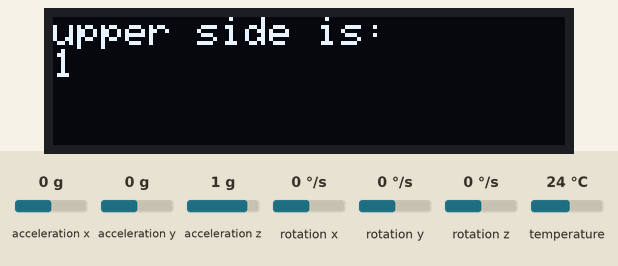
The sketch below on a simulated Arduino Uno, built with avr-gcc and run on an emulated ATmega328P. On the bench: 128×32 one-colour display. The inputs (shaded band) are chosen by the test bench; at power-on: acceleration x 0 g, acceleration y 0 g, acceleration z 1 g, rotation x 0 °/s, rotation y 0 °/s, rotation z 0 °/s, temperature 24 °C. The display library's start-up logo is not drawn; what the sketch prints to the serial monitor is not drawn.

Above: at 4.2 s.
4.3 s: acceleration x set to -0.2 g
Timing chart, 0 to 7.3 s (numbered marks = the images above; inputs shaded):
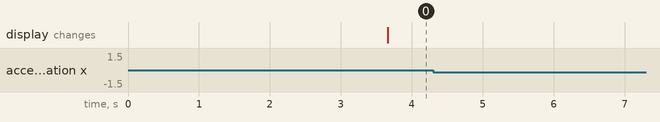

The sketch:

MPU6050_oled.ino
```cpp
#include <Adafruit_MPU6050.h>
#include <Adafruit_SSD1306.h>
#include <Adafruit_Sensor.h>

Adafruit_MPU6050 mpu;
Adafruit_SSD1306 display = Adafruit_SSD1306(128, 32, &Wire);

#include "OrientationManager.h"
OrientationManager orientationManager;


void setup() {
  Serial.begin(9600);
  // while (!Serial);
  Serial.println("MPU6050 OLED demo");

  if (!mpu.begin()) {
    Serial.println("Sensor init failed");
    while (1)
      yield();
  }
  Serial.println("Found a MPU-6050 sensor");

  // SSD1306_SWITCHCAPVCC = generate display voltage from 3.3V internally
  if (!display.begin(SSD1306_SWITCHCAPVCC, 0x3C)) { // Address 0x3C for 128x32
    Serial.println(F("SSD1306 allocation failed"));
    for (;;)
      ; // Don't proceed, loop forever
  }
  display.display();
  delay(500); // Pause for 2 seconds
  display.setTextSize(1);
  display.setTextColor(WHITE);
  display.setRotation(0);
}


void loop() {
  sensors_event_t a,g,temp;
  mpu.getEvent(&a,&g,&temp);

  // Update the orientation manager with the latest data
  orientationManager.update(a);

  // Check if the orientation has been stable for 3 seconds and update display
  orientationManager.checkStabilityAndUpdateDisplay();

  Serial.print("Accelerometer ");
  Serial.print("X: ");
  Serial.print(a.acceleration.x, 1);
  Serial.print("Y: ");
  Serial.print(a.acceleration.y, 1);
  Serial.print("Z: ");
  Serial.print(a.acceleration.z, 1);
  Serial.println(" m/s^2");

  delay(100);
}
```

OrientationManager.cpp
```cpp
#include "OrientationManager.h"

  OrientationManager::OrientationManager():currentOrientation(0), stableOrientation(0), lastUpdateTime(0), orientationChanged(false)
  {}

  int OrientationManager::getOrientation(sensors_event_t a){
  // Determine which axis has the highest absolute acceleration, indicating alignment with gravity
    float absX = abs(a.acceleration.x);
    float absY = abs(a.acceleration.y);
    float absZ = abs(a.acceleration.z);

    if (absZ > absX && absZ > absY) {
      // The cube is lying flat
      return (a.acceleration.z > 0) ? 1 : 3; // Assuming 1 is Z up, 3 is Z down
    } else if (absY > absX) {
      // The cube is on its side
      return (a.acceleration.y > 0) ? 4 : 2; // Assuming 4 is Y up, 2 is Y down
    } else {
      // The cube is standing up
      return (a.acceleration.x > 0) ? 5 : 6; // Assuming 5 is X up, 6 is X down
    }
  }


  void OrientationManager::update(const sensors_event_t &a) {
    int newOrientation = getOrientation(a);
    if (newOrientation != currentOrientation) {
      currentOrientation = newOrientation;
      lastUpdateTime = millis();
      orientationChanged = true;
    }
  }

  // Checks if the orientation has been stable for more than 3 seconds and updates display
  void OrientationManager::checkStabilityAndUpdateDisplay() {
    if (orientationChanged && millis() - lastUpdateTime > 3000) {
      if(stableOrientation != currentOrientation){
        stableOrientation = currentOrientation;
        display.clearDisplay();
        display.setCursor(0, 0);

        display.println("upper side is:");
        display.print(stableOrientation, 1);
        display.println("");
        display.display();
      }
      orientationChanged = false; // Reset flag until the next orientation change
    }
  }
```

OrientationManager.h
```cpp
#ifndef OrientationManager_h
#define OrientationManager_h
#include<Arduino.h>
#include <Adafruit_MPU6050.h>
#include <Adafruit_SSD1306.h>
#include <Adafruit_Sensor.h>
extern Adafruit_SSD1306 display;

class OrientationManager {
private:
  int currentOrientation;
  int stableOrientation;
  unsigned long lastUpdateTime;
  bool orientationChanged;

public:
OrientationManager();
void update(const sensors_event_t &a);
void checkStabilityAndUpdateDisplay();
int getOrientation(sensors_event_t a);
};
#endif
```

Measured:
- after the input at 4.3 s, every drawn part: stays the same
